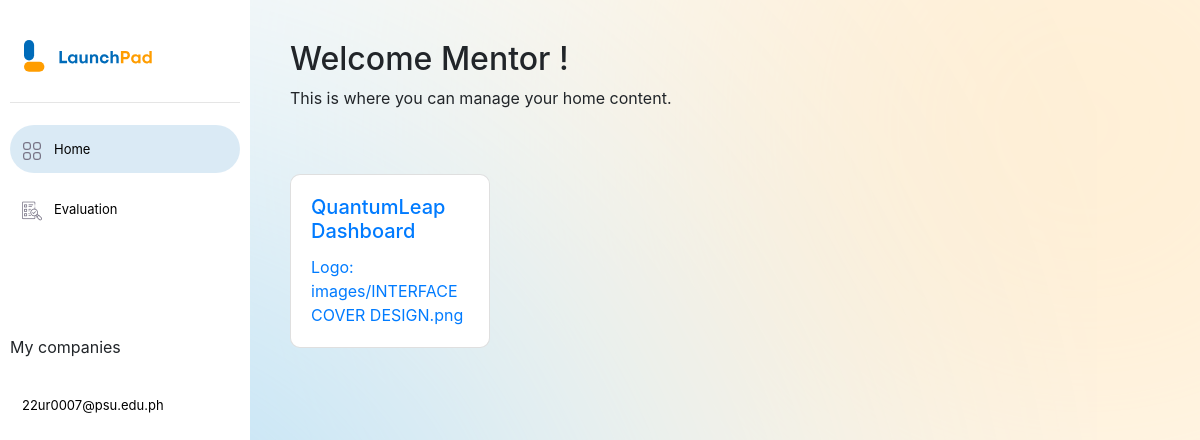
The app's page /teacher-dashboard.php (signed in) with its own data.
### tables this page shows
CREATE TABLE `ideation_phase` (
  `IdeationID` int(11) NOT NULL,
  `Project_ID` int(11) NOT NULL,
  `Project_logo` varchar(255) NOT NULL,
  `Project_Overview` text NOT NULL,
  `Project_Modelcanvas` varchar(255) NOT NULL,
  `Submission_date` datetime NOT NULL
);

CREATE TABLE `project` (
  `Project_ID` int(11) NOT NULL,
  `Company_ID` int(11) NOT NULL,
  `Project_title` varchar(100) NOT NULL,
  `Project_Description` text NOT NULL,
  `Project_date` datetime NOT NULL
);

### teacher-dashboard.php (the view, shortened to what this page needs)
<?php
    require "config.php";
    $instructorEmail = $_SESSION["email"];
?>
<!DOCTYPE html>
<html lang="en" dir="ltr">
<head>
    <link rel="stylesheet" href="css/navbar.css">
    <link rel="stylesheet" href="https://maxcdn.bootstrapcdn.com/bootstrap/4.5.2/css/bootstrap.min.css">
</head>
<body>
<aside class="sidebar">
<header class="sidebar-header">
        <img src="\launchpad\images\logo-text.svg" class="logo-img">
            </header>
            <hr>
            <nav>
            <a href="teacher-dashboard.php" class="<?php echo (basename($_SERVER['PHP_SELF']) == 'teacher-dashboard.php') ? 'active' : ''; ?>">
            <button>
                <span>
                    <i><img src="\launchpad\images\home-icon.png" alt="home-logo" class="logo-ic"></i>
                    <span>Home</span>
                </span>
            </button>
        </a>
        <a href="evaluation.php" class="<?php echo (basename($_SERVER['PHP_SELF']) == 'evaluation.php') ? 'active' : ''; ?>">
            <button>
                <span>
                    <i><img src="\launchpad\images\evaluation-img.png" alt="evaluation-logo" class="logo-ic"></i>
                    <span>Evaluation</span>
                </span>
            </button>
        </a>
            <br><br><br><br><p>My companies</p>
            <a href="logout.php">
                <button>
                    <span>
                        <?php
                        echo $instructorEmail;
                        ?>
                    </span>
                </button>
            </a>
        </nav>
    </aside>
    <?php
    $sql = "SELECT p.Project_title, i.Project_logo, i.IdeationID
            FROM project p
            JOIN ideation_phase i ON p.Project_ID = i.Project_ID ORDER BY i.ideationid DESC";
    $result = $conn->query($sql);
    ?>
    <div class="content">
        <h2>Welcome Mentor <?php echo $fname ?>!</h2>
        <p>This is where you can manage your home content.</p><br><br>
        <div class="row">
            <?php
            if ($result->num_rows > 0) {
                while ($row = $result->fetch_assoc()) {
                    echo '<div class="col-md-3 mb-4">';
                    echo '<a href="view_ideation.php?ideation_id=' . $row['IdeationID'] . '" class="card">';
                    echo '<div class="card-body">';
                    echo "<h5 class='card-title'>{$row['Project_title']}</h5>";
                    echo "<p class='card-text'>Logo: {$row['Project_logo']}</p>";
                    echo '</div>';
                    echo '</a>';
                    echo '</div>';
                }
            } else {
                echo "<p>No projects found.</p>";
            }
            ?>
        </div>
    </div>
</body>
</html>

### css/navbar.css (style rules this page uses)
* { box-sizing: border-box; }
:root { --pblue-color: #006BB9; --pyellow-color: #FF9D00; --bhov-color: #093a5d; }
html, body { height: 100%; margin: 0; }
body { margin: 0; background: url("/launchpad/images/background-light.svg"); background-attachment: fixed; background-position: center; background-repeat: no-repeat; background-size: cover; color: #262626; font-family: 'Montserrat', sans-serif; }
.sidebar { position: fixed; top: 0; left: 0; width: 250px; height: 100vh; padding: 40px 10px 30px 10px; background: #fff; overflow-y: auto; }
.content { margin-top: 20px; margin-left: 270px; padding: 20px; }
.sidebar-header { width: 100%; margin-bottom: 30px; }
.logo-img { margin-left: 14px; height: 32px; }
.sidebar button { height: 60px; width: 230px; background: transparent; border: 0; padding: 0; font-family: inherit; cursor: pointer; }
.sidebar button > span { display: flex; align-items: center; gap: 12px; height: 48px; padding: 0 12px; border-radius: 24px; line-height: 1; }
.sidebar button > span > span { transition: 0.3s; }
.sidebar a.active button > span { background-color: #006cb925; }
.sidebar button i { position: relative; font-size: 28px; transition: 0.2s; }
.sidebar button img { width: 20px; height: 20px; transition: 0.2s; }
.sidebar button span { font-size: 13px; }
.sidebar > nav { flex: 1 1 auto; display: flex; flex-direction: column }

### teacher-dashboard.php (style rules this page uses)
.card { text-decoration: none; margin-bottom: 20px; border-radius: 10px; overflow: hidden; transition: transform 0.3s ease-in-out; width: 100%; max-width: 400px; }

### records on screen
ideation_phase: Project_ID.Project_title "QuantumLeap Dashboard", Project_logo "images/INTERFACE COVER DESIGN.png"

### other values on screen
$instructorEmail "22ur0007@psu.edu.ph"
